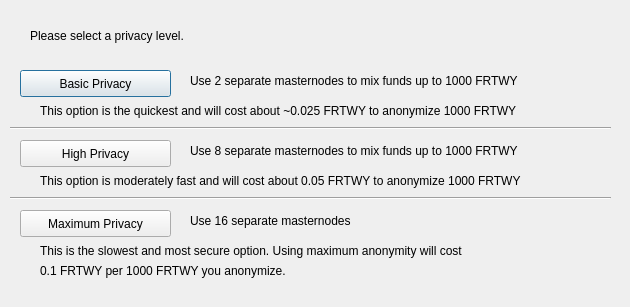
<?xml version="1.0" encoding="UTF-8"?>
<ui version="4.0">
 <class>DarksendConfig</class>
 <widget class="QDialog" name="DarksendConfig">
  <property name="geometry">
   <rect>
    <x>0</x>
    <y>0</y>
    <width>630</width>
    <height>307</height>
   </rect>
  </property>
  <property name="windowTitle">
   <string>Configure PrivateSend</string>
  </property>
  <widget class="QPushButton" name="buttonBasic">
   <property name="geometry">
    <rect>
     <x>20</x>
     <y>70</y>
     <width>151</width>
     <height>27</height>
    </rect>
   </property>
   <property name="text">
    <string>Basic Privacy</string>
   </property>
  </widget>
  <widget class="QPushButton" name="buttonHigh">
   <property name="geometry">
    <rect>
     <x>20</x>
     <y>140</y>
     <width>151</width>
     <height>27</height>
    </rect>
   </property>
   <property name="text">
    <string>High Privacy</string>
   </property>
  </widget>
  <widget class="QPushButton" name="buttonMax">
   <property name="geometry">
    <rect>
     <x>20</x>
     <y>210</y>
     <width>151</width>
     <height>27</height>
    </rect>
   </property>
   <property name="text">
    <string>Maximum Privacy</string>
   </property>
  </widget>
  <widget class="QLabel" name="label">
   <property name="geometry">
    <rect>
     <x>30</x>
     <y>20</y>
     <width>571</width>
     <height>31</height>
    </rect>
   </property>
   <property name="text">
    <string>Please select a privacy level.</string>
   </property>
  </widget>
  <widget class="QLabel" name="label_2">
   <property name="geometry">
    <rect>
     <x>190</x>
     <y>70</y>
     <width>421</width>
     <height>21</height>
    </rect>
   </property>
   <property name="text">
    <string>Use 2 separate masternodes to mix funds up to 1000 FRTWY</string>
   </property>
  </widget>
  <widget class="QLabel" name="label_3">
   <property name="geometry">
    <rect>
     <x>190</x>
     <y>140</y>
     <width>411</width>
     <height>21</height>
    </rect>
   </property>
   <property name="text">
    <string>Use 8 separate masternodes to mix funds up to 1000 FRTWY</string>
   </property>
  </widget>
  <widget class="QLabel" name="label_4">
   <property name="geometry">
    <rect>
     <x>190</x>
     <y>210</y>
     <width>421</width>
     <height>21</height>
    </rect>
   </property>
   <property name="text">
    <string>Use 16 separate masternodes</string>
   </property>
  </widget>
  <widget class="QLabel" name="label_6">
   <property name="geometry">
    <rect>
     <x>40</x>
     <y>100</y>
     <width>561</width>
     <height>21</height>
    </rect>
   </property>
   <property name="text">
    <string>This option is the quickest and will cost about ~0.025 FRTWY to anonymize 1000 FRTWY</string>
   </property>
  </widget>
  <widget class="QLabel" name="label_7">
   <property name="geometry">
    <rect>
     <x>40</x>
     <y>170</y>
     <width>561</width>
     <height>21</height>
    </rect>
   </property>
   <property name="text">
    <string>This option is moderately fast and will cost about 0.05 FRTWY to anonymize 1000 FRTWY</string>
   </property>
  </widget>
  <widget class="QLabel" name="label_8">
   <property name="geometry">
    <rect>
     <x>40</x>
     <y>240</y>
     <width>561</width>
     <height>21</height>
    </rect>
   </property>
   <property name="text">
    <string>This is the slowest and most secure option. Using maximum anonymity will cost</string>
   </property>
  </widget>
  <widget class="QLabel" name="label_9">
   <property name="geometry">
    <rect>
     <x>40</x>
     <y>260</y>
     <width>561</width>
     <height>21</height>
    </rect>
   </property>
   <property name="text">
    <string>0.1 FRTWY per 1000 FRTWY you anonymize.</string>
   </property>
  </widget>
  <widget class="Line" name="line">
   <property name="geometry">
    <rect>
     <x>10</x>
     <y>120</y>
     <width>601</width>
     <height>16</height>
    </rect>
   </property>
   <property name="orientation">
    <enum>Qt::Horizontal</enum>
   </property>
  </widget>
  <widget class="Line" name="line_2">
   <property name="geometry">
    <rect>
     <x>10</x>
     <y>190</y>
     <width>601</width>
     <height>16</height>
    </rect>
   </property>
   <property name="orientation">
    <enum>Qt::Horizontal</enum>
   </property>
  </widget>
 </widget>
 <resources/>
 <connections/>
</ui>
